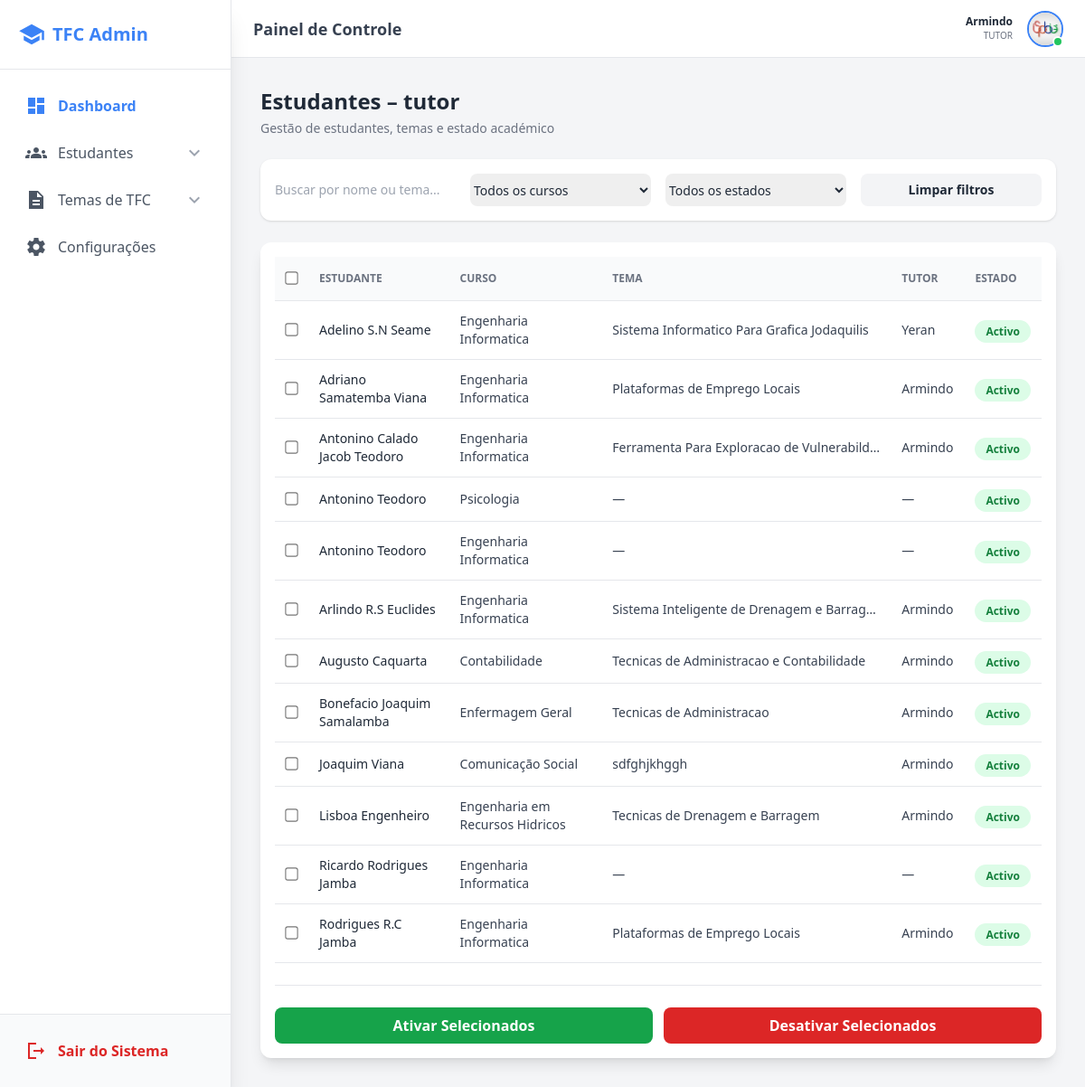
The page /estudantes/ (signed in) on the database its author committed.
### Coordenacao/models.py (models this page shows, shortened)
class Usuario(AbstractUser):
    TIPOS_USUARIO = (
        ("cordenacao", "cordenacao"),
        ("dac", "dac"),
        ("presidente", "professores"),
        ("estudante", "estudante"),
        ("area_cientifica", "area_cientifica"),
        ("tutor", "tutor"),
    )
    ESTADO_USUARIO = (
        ("activo", "activo"),
        ("desativado", "desativado"),
    )
    username = None
    email = models.EmailField(unique=True)
    nome = models.CharField(max_length=100)
    sobrenome = models.CharField(max_length=100)
    imagem = models.ImageField(
        upload_to="usuarios/",
        null=True,
        blank=True
    )
    perfil = models.CharField(
        max_length=20,
        choices=TIPOS_USUARIO,
    )
    estado_user = models.CharField(
        max_length=20,
        choices=ESTADO_USUARIO,
        default="desativado"
    )
    curso = models.ForeignKey(
        Curso, on_delete=models.SET_NULL, null=True, blank=True
    )
    depart = models.ForeignKey(
        Departamento, on_delete=models.SET_NULL, null=True, blank=True
    )
    telefone = models.CharField(max_length=9)
    USERNAME_FIELD = "email"
    REQUIRED_FIELDS = ["nome", "sobrenome"]
    objects = UsuarioManager()

class Curso(models.Model):
    nome = models.CharField(max_length=200)
    descricao = models.CharField(max_length=500)

class Tema(models.Model):
    STATUS_TUTOR = (
        ('pendente', 'Pendente'),
        ('aprovado', 'Aprovado pelo tutor'),
        ('rejeitado', 'Rejeitado pelo tutor'),
    )
    STATUS_COORD = (
        ('pendente', 'Pendente'),
        ('aprovado', 'Aprovado pela coordenação'),
        ('rejeitado', 'Rejeitado pela coordenação'),
    )
    STATUS_FINAL = (
        ('pendente', 'Pendente'),
        ('aprovado', 'Aprovado'),
        ('rejeitado', 'Rejeitado'),
    )
    estudante = models.ForeignKey(
        Usuario,
        on_delete=models.CASCADE,
        related_name='temas',
        limit_choices_to={'perfil': 'estudante'}
    )
    titulo = models.CharField(max_length=200)
    descricao = models.TextField()
    resumo = models.FileField(upload_to='resumos/', blank=True, null=True)
    requerimento = models.FileField(upload_to='requer/', blank=True, null=True)
    tutor_indicado = models.ForeignKey(
        Usuario,
        on_delete=models.SET_NULL,
        blank=True,
        null=True,
        related_name='temas_orientados',
        limit_choices_to={'perfil': 'tutor'}
    )
    status_tutor = models.CharField(
        max_length=15,
        choices=STATUS_TUTOR,
        default='pendente'
    )
    status_coordenacao = models.CharField(
        max_length=20,
        choices=STATUS_COORD,
        default='pendente'
    )
    status_final = models.CharField(
        max_length=15,
        choices=STATUS_FINAL,
        default='pendente'
    )
    data_envio = models.DateTimeField(auto_now_add=True)
    data_atualizacao = models.DateTimeField(auto_now=True)

### Coordenacao/views.py (the view)
# urls.py: path('estudantes/', views.lista_estudantes, name='lista_estudantes'),
@login_required
def lista_estudantes(request):
    temas_prefetch = Prefetch(
        'temas',
        queryset=Tema.objects.order_by('-data_envio'),
        to_attr='tema_list'
    )
    if request.user.perfil == 'cordenacao' and request.user.depart:
        dept_nome = request.user.depart.nome
        dept_part = dept_nome.split(' ')[2:] # pega a partir da 3ª palavra
        dept_filtrar = ' '.join(dept_part)
        estudantes = Usuario.objects.filter(
            perfil='estudante',
            curso__nome__icontains=dept_filtrar
        ).prefetch_related(temas_prefetch).order_by("nome")
    else:
        estudantes = Usuario.objects.filter(perfil='estudante') \
                                     .prefetch_related(temas_prefetch) \
                                     .order_by("nome")
    return render(request, "admin/lista_estudantes.html", {
        "estudantes": estudantes
    })

### templates/admin/lista_estudantes.html (shortened to what this page needs)
{% extends 'admin/base.html' %}
{% block content %}
<div class="flex flex-col sm:flex-row sm:items-center sm:justify-between mb-6 px-4 sm:px-0">
  <div>
    {% if request.user.is_staff %}
    <h2 class="text-2xl font-bold text-gray-800">
      Estudantes – Administrador
    </h2>
    {% else %}
    <h2 class="text-2xl font-bold text-gray-800">
      Estudantes – {{ request.user.perfil }}
    </h2>
    {% endif %}
    <p class="text-sm text-gray-500 mt-1">
      Gestão de estudantes, temas e estado académico
    </p>
  </div>
</div>
<div class="bg-white shadow rounded-xl p-4 mb-6">
  <div class="grid grid-cols-1 sm:grid-cols-2 lg:grid-cols-4 gap-4">
    <input
      type="text"
      id="filterText"
      placeholder="Buscar por nome ou tema..."
      class="w-full rounded-lg border-gray-300 focus:ring-indigo-500 focus:border-indigo-500 text-sm"
    />
    <select id="filterCurso"
      class="w-full rounded-lg border-gray-300 focus:ring-indigo-500 focus:border-indigo-500 text-sm">
      <option value="">Todos os cursos</option>
    </select>
    <select id="filterEstado"
      class="w-full rounded-lg border-gray-300 focus:ring-indigo-500 focus:border-indigo-500 text-sm">
      <option value="">Todos os estados</option>
    </select>
    <button onclick="resetFilters()"
      class="rounded-lg bg-gray-100 hover:bg-gray-200 text-sm font-semibold p-2">
      Limpar filtros
    </button>
  </div>
</div>
<form method="post" action="{% url 'alterar_estado_multiplos_usuarios' %}">
<div class="bg-white shadow-lg rounded-xl p-4 overflow-x-auto">
    <table class="hidden md:table w-full border-collapse">
        <thead>
            <tr class="bg-gray-50 border-b">
                <th class="p-3 text-center">
                    <input type="checkbox" class="scale-110"
                      onclick="document.querySelectorAll('.chk').forEach(c => c.checked = this.checked)">
                </th>
                <th class="p-3 text-left text-xs font-semibold uppercase text-gray-500">Estudante</th>
                <th class="p-3 text-left text-xs font-semibold uppercase text-gray-500">Curso</th>
                <th class="p-3 text-left text-xs font-semibold uppercase text-gray-500">Tema</th>
                <th class="p-3 text-left text-xs font-semibold uppercase text-gray-500">Tutor</th>
                <th class="p-3 text-left text-xs font-semibold uppercase text-gray-500">Estado</th>
            </tr>
        </thead>
        <tbody>
        {% for estudante in estudantes %}
        {% with tema=estudante.tema_list.0 %}
        <tr class="border-b hover:bg-gray-50 transition student-row"
            data-nome="{{ estudante.nome }} {{ estudante.sobrenome }}"
            data-curso="{{ estudante.curso.nome|default:'' }}"
            data-tema="{% if tema %}{{ tema.titulo }}{% endif %}"
            data-estado="{{ estudante.estado_user }}">
            <td class="p-3 text-center">
                <input type="checkbox" name="usuarios" value="{{ estudante.id }}" class="chk scale-110">
            </td>
            <td class="p-3 text-sm font-medium text-gray-800">
                {{ estudante.nome }} {{ estudante.sobrenome }}
            </td>
            <td class="p-3 text-sm text-gray-700">
                {{ estudante.curso.nome|default:"—" }}
            </td>
            <td class="p-3 text-sm text-gray-700 truncate max-w-xs">
                {% if tema %}{{ tema.titulo }}{% else %}—{% endif %}
            </td>
            <td class="p-3 text-sm text-gray-700">
                {% if tema and tema.tutor_indicado %}
                    {{ tema.tutor_indicado.nome }}
                {% else %}
                    —
                {% endif %}
            </td>
            <td class="p-3">
                {% if estudante.estado_user == "activo" %}
                <span class="px-3 py-1 rounded-full text-xs font-semibold bg-green-100 text-green-700">Activo</span>
                {% else %}
                <span class="px-3 py-1 rounded-full text-xs font-semibold bg-red-100 text-red-700">Desativado</span>
                {% endif %}
            </td>
        </tr>
        {% endwith %}
        {% endfor %}
        </tbody>
    </table>
    <div class="mt-6 flex flex-col sm:flex-row gap-3 border-t pt-6">
        <button type="submit" name="acao" value="activar"
            class="flex-1 px-4 py-2 bg-green-600 text-white rounded-lg font-semibold hover:bg-green-700 transition">
            Ativar Selecionados
        </button>
        <button type="submit" name="acao" value="desativar"
            class="flex-1 px-4 py-2 bg-red-600 text-white rounded-lg font-semibold hover:bg-red-700 transition">
            Desativar Selecionados
        </button>
    </div>
</div>
</form>
{% endblock %}

### templates/admin/base.html (shortened to what this page needs)
{% load static %}
<!DOCTYPE html>
<html lang="pt">
<head>
  <script src="https://cdn.tailwindcss.com"></script>
</head>
<body class="bg-surface h-screen flex font-sans text-gray-800">
  <aside id="sidebar" class="fixed md:sticky top-0 left-0 h-screen w-64 bg-white shadow-xl flex flex-col z-50 transform -translate-x-full md:translate-x-0 transition-transform duration-300 ease-in-out border-r">
    <div class="p-5 flex items-center justify-between border-b shrink-0 bg-white">
      <h1 class="text-xl font-bold text-primary flex items-center gap-2">
        <span class="material-icons-sharp text-3xl">school</span>
        TFC Admin
      </h1>
    </div>
    <nav class="flex-1 overflow-y-auto p-4 space-y-1 custom-scrollbar">
      {% if request.user.perfil != "presidente" %}
      <a href="{% url 'admink' %}" class="flex items-center gap-3 p-3 rounded-xl hover:bg-primary/10 text-primary font-bold transition-all">
        <span class="material-icons-sharp">dashboard</span> Dashboard
      </a>
      <div class="submenu">
        <button class="w-full flex items-center justify-between p-3 rounded-xl hover:bg-gray-100 transition-all group">
          <div class="flex items-center gap-3 text-gray-600 group-hover:text-primary">
            <span class="material-icons-sharp">groups</span> Estudantes
          </div>
          <span class="material-icons-sharp text-gray-400 transition-transform duration-300">expand_more</span>
        </button>
      </div>
      <div class="submenu">
        <button class="w-full flex items-center justify-between p-3 rounded-xl hover:bg-gray-100 transition-all group">
          <div class="flex items-center gap-3 text-gray-600 group-hover:text-primary">
            <span class="material-icons-sharp">description</span> Temas de TFC
          </div>
          <span class="material-icons-sharp text-gray-400 transition-transform duration-300">expand_more</span>
        </button>
      </div>
      {% endif %}
      <a href="#" class="flex items-center gap-3 p-3 rounded-xl hover:bg-gray-100 text-gray-600 hover:text-primary font-medium transition-all">
        <span class="material-icons-sharp">settings</span> Configurações
      </a>
    </nav>
    <div class="p-4 border-t shrink-0 bg-gray-50">
      <a href="{% url 'sair' %}" class="flex items-center gap-3 p-3 rounded-xl text-red-600 hover:bg-red-50 font-bold transition-all">
        <span class="material-icons-sharp">logout</span> Sair do Sistema
      </a>
    </div>
  </aside>
  <div class="flex-1 flex flex-col h-screen overflow-hidden">
    <header class="h-16 flex items-center justify-between bg-white border-b px-6 shrink-0 z-40">
      <div class="flex items-center gap-4">
        <h2 class="text-lg font-bold text-gray-700 hidden sm:block">Painel de Controle</h2>
      </div>
      <div class="flex items-center gap-4">
        <div class="text-right hidden sm:block">
            <p class="text-xs font-bold text-gray-800">{{ request.user.nome }}</p>
            <p class="text-[10px] text-gray-500 uppercase">{{ request.user.perfil }}</p>
        </div>
        <div class="relative">
            <img src="{% static 'imgs/icons/finalispbie.jpg' %}" class="w-10 h-10 rounded-full border-2 border-primary object-cover">
            <div class="absolute bottom-0 right-0 w-3 h-3 bg-green-500 border-2 border-white rounded-full"></div>
        </div>
      </div>
    </header>
    <main class="flex-1 overflow-y-auto p-4 md:p-8 custom-scrollbar">
      <div class="max-w-7xl mx-auto">
        {% block content %}
        {% endblock %}
      </div>
    </main>
  </div>
</body>
</html>

### templates/admin/base.html (style rules this page uses)
body { overflow: hidden; }

### rows shown on the page
Usuario: user.nome "Armindo", user.perfil "TUTOR", user.perfil "tutor"
Usuario: nome "Adelino", sobrenome "S.N Seame", curso.nome "Engenharia Informatica", tema_list.0.titulo "Sistema Informatico Para Grafica Jodaquilis", tema_list.0.tutor_indicado.nome "Yeran", estado_user "Activo"
Usuario: nome "Adriano", sobrenome "Samatemba Viana", curso.nome "Engenharia Informatica", tema_list.0.titulo "Plataformas de Emprego Locais", tema_list.0.tutor_indicado.nome "Armindo", estado_user "Activo"
Usuario: nome "Antonino", sobrenome "Calado Jacob Teodoro", curso.nome "Engenharia Informatica", tema_list.0.titulo "Ferramenta Para Exploracao de Vulnerabild…", tema_list.0.tutor_indicado.nome "Armindo", estado_user "Activo"
Usuario: nome "Antonino", sobrenome "Teodoro", curso.nome "Psicologia", estado_user "Activo"
Usuario: nome "Antonino", sobrenome "Teodoro", curso.nome "Engenharia Informatica", estado_user "Activo"
Usuario: nome "Arlindo", sobrenome "R.S Euclides", curso.nome "Engenharia Informatica", tema_list.0.titulo "Sistema Inteligente de Drenagem e Barrag…", tema_list.0.tutor_indicado.nome "Armindo", estado_user "Activo"
Usuario: nome "Augusto", sobrenome "Caquarta", curso.nome "Contabilidade", tema_list.0.titulo "Tecnicas de Administracao e Contabilidade", tema_list.0.tutor_indicado.nome "Armindo", estado_user "Activo"
Usuario: nome "Bonefacio", sobrenome "Joaquim Samalamba", curso.nome "Enfermagem Geral", tema_list.0.titulo "Tecnicas de Administracao", tema_list.0.tutor_indicado.nome "Armindo", estado_user "Activo"
Usuario: nome "Joaquim", sobrenome "Viana", curso.nome "Comunicação Social", tema_list.0.titulo "sdfghjkhggh", tema_list.0.tutor_indicado.nome "Armindo", estado_user "Activo"
Usuario: nome "Lisboa", sobrenome "Engenheiro", curso.nome "Engenharia em Recursos Hidricos", tema_list.0.titulo "Tecnicas de Drenagem e Barragem", tema_list.0.tutor_indicado.nome "Armindo", estado_user "Activo"
Usuario: nome "Ricardo", sobrenome "Rodrigues Jamba", curso.nome "Engenharia Informatica", estado_user "Activo"
Usuario: nome "Rodrigues", sobrenome "R.C Jamba", curso.nome "Engenharia Informatica", tema_list.0.titulo "Plataformas de Emprego Locais", tema_list.0.tutor_indicado.nome "Armindo", estado_user "Activo"
